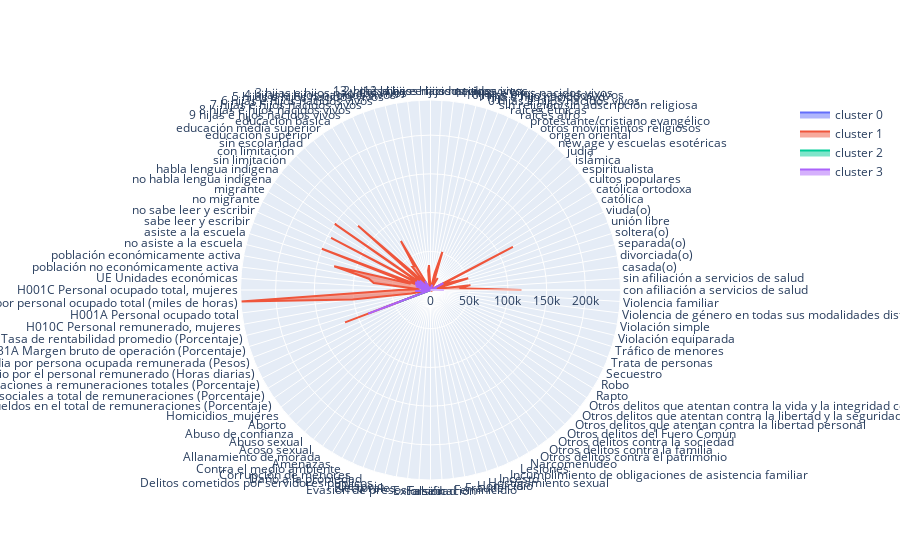

Notebook cell for this chart:
### Code cell
fig = go.Figure()

for i,row in aux.iterrows():
    fig.add_trace(go.Scatterpolar(r=row.values,
                                  theta=varc,
                                  fill='toself',
                                  name=f'cluster {i}'))
fig.show()

### Figure 1 — Plotly figure (JSON) as saved in the notebook; plotly's stock layout.template omitted (floating-point values rounded to 4 significant figures)
{"data": [{"fill": "toself", "name": "cluster 0", "r": [5184.0, 1731.0, 2503.0, 82.34, 440.0, 1977.0, 1360.0, 554.0, 5701.0, 0.0715, 0.5098, 1.431, 0.09016, 0.6891, 0.1813, 0.2528, 0.05181, 806.0, 0.2332, 0.8352, 400.1, 2041.0, 865.7, 72.09, 42.02, 38.06, 37.87, 1194.0, 1063.0, 587.0, 349.5, 235.8, 165.7, 129.4, 91.94, 4334.0, 1261.0, 730.9, 581.9, 1526.0, 5390.0, 790.1, 6125.0, 319.2, 6592.0, 630.6, 6278.0, 1068.0, 5848.0, 2860.0, 4040.0, 633.4, 829.0, 4177.0, 1847.0, 322.2, 29.62, 21.73, 66790.0, 9.454, 1.442, 8.451, 89.65, 0.1534, 0.04041, 2.164, 2.452, 0.5275, 1.404, 12.24, 0.2176, 0.113, 13.8, 1.375, 4.631, 0.5751, 0, 0.8622, 0.2684, 0.9254, 0.142, 5.969, 7.344, 0.2197, 0, 2.321, 20.52, 4.245, 1.07, 1.244, 0.5534, 15.93, 1.856, 1.117, 0.9585, 0.003109, 37.08, 0.08187, 0.03212, 0, 0.6508, 1.538, 0.687, 19.45], "theta": ["con afiliación a servicios de salud", "sin afiliación a servicios de salud", "casada(o)", "divorciada(o)", "separada(o)", "soltera(o)", "unión libre", "viuda(o)", "católica", "católica ortodoxa", "cultos populares", "espiritualista", "islámica", "judía", "new age y escuelas esotéricas", "origen oriental", "otros movimientos religiosos", "protestante/cristiano evangélico", "raíces afro", "raíces étnicas", "sin religión/sin adscripción religiosa", "0 hijas e hijos nacidos vivos", "1 hija e hijo nacido vivo", "10 hijas e hijos nacidos vivos", "11 hijas e hijos nacidos vivos", "12 hijas e hijos nacidos vivos", "13 y más hijas e hijos nacidos vivos", "2 hijas e hijos nacidos vivos", "3 hijas e hijos nacidos vivos", "4 hijas e hijos nacidos vivos", "5 hijas e hijos nacidos vivos", "6 hijas e hijos nacidos vivos", "7 hijas e hijos nacidos vivos", "8 hijas e hijos nacidos vivos", "9 hijas e hijos nacidos vivos", "educación básica", "educación media superior", "educación superior", "sin escolaridad", "con limitación", "sin limitación", "habla lengua indígena", "no habla lengua indígena", "migrante", "no migrante", "no sabe leer y escribir", "sabe leer y escribir", "asiste a la escuela", "no asiste a la escuela", "población económicamente activa", "población no económicamente activa", "UE Unidades económicas", "H001C Personal ocupado total, mujeres", "H001D Horas trabajadas por personal ocupado total (miles de horas)", "H001A Personal ocupado total", "H010C Personal remunerado, mujeres", "A534A Tasa de rentabilidad promedio (Porcentaje)", "A231A Margen bruto de operación (Porcentaje)", "A171A Remuneración media por persona ocupada remunerada (Pesos)", "A192A Horas diarias trabajadas en promedio por el personal remunerado (Horas diarias)", "A181A Indemnizaciones y liquidaciones a remuneraciones totales (Porcentaje)", "A154A Prestaciones sociales a total de remuneraciones (Porcentaje)", "A141A Participación de los salarios y sueldos en el total de remuneraciones (Porcentaje)", "Homicidios_mujeres", "Aborto", "Abuso de confianza", "Abuso sexual", "Acoso sexual", "Allanamiento de morada", "Amenazas", "Contra el medio ambiente", "Corrupción de menores", "Daño a la propiedad", "Delitos cometidos por servidores públicos", "Despojo", "Electorales", "Evasión de presos", "Extorsión", "Falsedad", "Falsificación", "Feminicidio", "Fraude", "Homicidio", "Hostigamiento sexual", "Incesto", "Incumplimiento de obligaciones de asistencia familiar", "Lesiones", "Narcomenudeo", "Otros delitos contra el patrimonio", "Otros delitos contra la familia", "Otros delitos contra la sociedad", "Otros delitos del Fuero Común", "Otros delitos que atentan contra la libertad personal", "Otros delitos que atentan contra la libertad y la seguridad sexual", "Otros delitos que atentan contra la vida y la integridad corporal", "Rapto", "Robo", "Secuestro", "Trata de personas", "Tráfico de menores", "Violación equiparada", "Violación simple", "Violencia de género en todas sus modalidades distinta a la violencia familiar", "Violencia familiar"], "type": "scatterpolar"}, {"fill": "toself", "name": "cluster 1", "r": [117500.0, 37430.0, 51950.0, 4781.0, 10290.0, 51040.0, 26300.0, 10650.0, 120100.0, 9.882, 27.15, 59.71, 11.16, 105.8, 16.73, 57.36, 6.76, 18030.0, 72.2, 39.41, 16310.0, 51510.0, 21760.0, 555.5, 312.4, 269.4, 284.6, 32110.0, 25390.0, 11000.0, 5193.0, 2840.0, 1701.0, 1184.0, 759.2, 73860.0, 37300.0, 38400.0, 5192.0, 30040.0, 125000.0, 4706.0, 150300.0, 9827.0, 144900.0, 4640.0, 150100.0, 26890.0, 128100.0, 80920.0, 73870.0, 14210.0, 41010.0, 245300.0, 101300.0, 25250.0, 42.6, 22.54, 118000.0, 9.223, 24.87, 12.05, 80.75, 6.225, 3.642, 143.5, 129.5, 34.56, 60.57, 523.2, 8.917, 13.69, 611.4, 104.5, 127.6, 9.652, 0.5931, 39.78, 18.57, 74.83, 3.642, 469.5, 158.2, 8.735, 0.05392, 96.02, 845.9, 434.2, 72.5, 66.25, 39.12, 901.0, 98.54, 51.42, 57.76, 0.6422, 2939.0, 2.235, 3.348, 0.152, 26.74, 65, 29.09, 1158.0], "theta": ["con afiliación a servicios de salud", "sin afiliación a servicios de salud", "casada(o)", "divorciada(o)", "separada(o)", "soltera(o)", "unión libre", "viuda(o)", "católica", "católica ortodoxa", "cultos populares", "espiritualista", "islámica", "judía", "new age y escuelas esotéricas", "origen oriental", "otros movimientos religiosos", "protestante/cristiano evangélico", "raíces afro", "raíces étnicas", "sin religión/sin adscripción religiosa", "0 hijas e hijos nacidos vivos", "1 hija e hijo nacido vivo", "10 hijas e hijos nacidos vivos", "11 hijas e hijos nacidos vivos", "12 hijas e hijos nacidos vivos", "13 y más hijas e hijos nacidos vivos", "2 hijas e hijos nacidos vivos", "3 hijas e hijos nacidos vivos", "4 hijas e hijos nacidos vivos", "5 hijas e hijos nacidos vivos", "6 hijas e hijos nacidos vivos", "7 hijas e hijos nacidos vivos", "8 hijas e hijos nacidos vivos", "9 hijas e hijos nacidos vivos", "educación básica", "educación media superior", "educación superior", "sin escolaridad", "con limitación", "sin limitación", "habla lengua indígena", "no habla lengua indígena", "migrante", "no migrante", "no sabe leer y escribir", "sabe leer y escribir", "asiste a la escuela", "no asiste a la escuela", "población económicamente activa", "población no económicamente activa", "UE Unidades económicas", "H001C Personal ocupado total, mujeres", "H001D Horas trabajadas por personal ocupado total (miles de horas)", "H001A Personal ocupado total", "H010C Personal remunerado, mujeres", "A534A Tasa de rentabilidad promedio (Porcentaje)", "A231A Margen bruto de operación (Porcentaje)", "A171A Remuneración media por persona ocupada remunerada (Pesos)", "A192A Horas diarias trabajadas en promedio por el personal remunerado (Horas diarias)", "A181A Indemnizaciones y liquidaciones a remuneraciones totales (Porcentaje)", "A154A Prestaciones sociales a total de remuneraciones (Porcentaje)", "A141A Participación de los salarios y sueldos en el total de remuneraciones (Porcentaje)", "Homicidios_mujeres", "Aborto", "Abuso de confianza", "Abuso sexual", "Acoso sexual", "Allanamiento de morada", "Amenazas", "Contra el medio ambiente", "Corrupción de menores", "Daño a la propiedad", "Delitos cometidos por servidores públicos", "Despojo", "Electorales", "Evasión de presos", "Extorsión", "Falsedad", "Falsificación", "Feminicidio", "Fraude", "Homicidio", "Hostigamiento sexual", "Incesto", "Incumplimiento de obligaciones de asistencia familiar", "Lesiones", "Narcomenudeo", "Otros delitos contra el patrimonio", "Otros delitos contra la familia", "Otros delitos contra la sociedad", "Otros delitos del Fuero Común", "Otros delitos que atentan contra la libertad personal", "Otros delitos que atentan contra la libertad y la seguridad sexual", "Otros delitos que atentan contra la vida y la integridad corporal", "Rapto", "Robo", "Secuestro", "Trata de personas", "Tráfico de menores", "Violación equiparada", "Violación simple", "Violencia de género en todas sus modalidades distinta a la violencia familiar", "Violencia familiar"], "type": "scatterpolar"}, {"fill": "toself", "name": "cluster 2", "r": [1381.0, 387.9, 665.8, 11.91, 104.0, 499.6, 333.5, 154.0, 1469.0, 0.007772, 0.07254, 0.2889, 0.01425, 0.171, 0.02073, 0.02979, 0.007772, 214.0, 0.01813, 0.2474, 84.12, 520.2, 215.4, 22.87, 12.38, 10.98, 9.153, 285.2, 249.5, 150.5, 98.71, 71.06, 51.97, 41.2, 29.34, 1159.0, 289.8, 132.3, 186.2, 426.0, 1343.0, 408.2, 1361.0, 83.22, 1685.0, 219.8, 1548.0, 255.3, 1513.0, 591.1, 1173.0, 179.9, 188.6, 764.5, 366.0, 36.66, 34.54, 24.58, 43230.0, 8.678, 0.3748, 1.741, 91.58, 0.01943, 0, 0.3381, 0.3679, 0.1049, 0.2306, 2.633, 0.0285, 0.01943, 2.267, 0.3795, 1.115, 0.1801, 0, 0.09715, 0.06736, 0.1528, 0.003886, 0.9093, 1.421, 0.04404, 0, 0.2902, 3.455, 0.2785, 0.2228, 0.1865, 0.09974, 1.677, 0.2591, 0.1826, 0.1554, 0, 5.019, 0, 0, 0, 0.1347, 0.2902, 0.05699, 3.332], "theta": ["con afiliación a servicios de salud", "sin afiliación a servicios de salud", "casada(o)", "divorciada(o)", "separada(o)", "soltera(o)", "unión libre", "viuda(o)", "católica", "católica ortodoxa", "cultos populares", "espiritualista", "islámica", "judía", "new age y escuelas esotéricas", "origen oriental", "otros movimientos religiosos", "protestante/cristiano evangélico", "raíces afro", "raíces étnicas", "sin religión/sin adscripción religiosa", "0 hijas e hijos nacidos vivos", "1 hija e hijo nacido vivo", "10 hijas e hijos nacidos vivos", "11 hijas e hijos nacidos vivos", "12 hijas e hijos nacidos vivos", "13 y más hijas e hijos nacidos vivos", "2 hijas e hijos nacidos vivos", "3 hijas e hijos nacidos vivos", "4 hijas e hijos nacidos vivos", "5 hijas e hijos nacidos vivos", "6 hijas e hijos nacidos vivos", "7 hijas e hijos nacidos vivos", "8 hijas e hijos nacidos vivos", "9 hijas e hijos nacidos vivos", "educación básica", "educación media superior", "educación superior", "sin escolaridad", "con limitación", "sin limitación", "habla lengua indígena", "no habla lengua indígena", "migrante", "no migrante", "no sabe leer y escribir", "sabe leer y escribir", "asiste a la escuela", "no asiste a la escuela", "población económicamente activa", "población no económicamente activa", "UE Unidades económicas", "H001C Personal ocupado total, mujeres", "H001D Horas trabajadas por personal ocupado total (miles de horas)", "H001A Personal ocupado total", "H010C Personal remunerado, mujeres", "A534A Tasa de rentabilidad promedio (Porcentaje)", "A231A Margen bruto de operación (Porcentaje)", "A171A Remuneración media por persona ocupada remunerada (Pesos)", "A192A Horas diarias trabajadas en promedio por el personal remunerado (Horas diarias)", "A181A Indemnizaciones y liquidaciones a remuneraciones totales (Porcentaje)", "A154A Prestaciones sociales a total de remuneraciones (Porcentaje)", "A141A Participación de los salarios y sueldos en el total de remuneraciones (Porcentaje)", "Homicidios_mujeres", "Aborto", "Abuso de confianza", "Abuso sexual", "Acoso sexual", "Allanamiento de morada", "Amenazas", "Contra el medio ambiente", "Corrupción de menores", "Daño a la propiedad", "Delitos cometidos por servidores públicos", "Despojo", "Electorales", "Evasión de presos", "Extorsión", "Falsedad", "Falsificación", "Feminicidio", "Fraude", "Homicidio", "Hostigamiento sexual", "Incesto", "Incumplimiento de obligaciones de asistencia familiar", "Lesiones", "Narcomenudeo", "Otros delitos contra el patrimonio", "Otros delitos contra la familia", "Otros delitos contra la sociedad", "Otros delitos del Fuero Común", "Otros delitos que atentan contra la libertad personal", "Otros delitos que atentan contra la libertad y la seguridad sexual", "Otros delitos que atentan contra la vida y la integridad corporal", "Rapto", "Robo", "Secuestro", "Trata de personas", "Tráfico de menores", "Violación equiparada", "Violación simple", "Violencia de género en todas sus modalidades distinta a la violencia familiar", "Violencia familiar"], "type": "scatterpolar"}, {"fill": "toself", "name": "cluster 3", "r": [17310.0, 5979.0, 8186.0, 404.3, 1520.0, 7014.0, 4471.0, 1703.0, 18770.0, 0.3626, 2.523, 8.036, 0.5725, 3.746, 1.16, 2.424, 0.3282, 2840.0, 2.151, 5.153, 1642.0, 7190.0, 3034.0, 196.8, 113.3, 102.7, 103.4, 4253.0, 3631.0, 1853.0, 1050.0, 683.0, 466.4, 361.6, 249.7, 13550.0, 4609.0, 3341.0, 1775.0, 4728.0, 18570.0, 2365.0, 20930.0, 1145.0, 22130.0, 1852.0, 21420.0, 3828.0, 19470.0, 10900.0, 12360.0, 2197.0, 3591.0, 19800.0, 8413.0, 1730.0, 32.56, 23.12, 86100.0, 9.571, 4.139, 9.281, 86.64, 0.8149, 0.2271, 12.05, 10.65, 2.406, 6.389, 57.53, 1.137, 0.6565, 63.36, 6.29, 16.65, 1.769, 0.05916, 3.966, 1.468, 5.366, 0.6164, 32.22, 25.88, 1.095, 0, 13.1, 105.0, 23.01, 4.544, 4.803, 2.985, 89.86, 8.431, 5.239, 5.011, 0.03053, 226.8, 0.4542, 0.2061, 0, 2.802, 6.903, 3.164, 99.15], "theta": ["con afiliación a servicios de salud", "sin afiliación a servicios de salud", "casada(o)", "divorciada(o)", "separada(o)", "soltera(o)", "unión libre", "viuda(o)", "católica", "católica ortodoxa", "cultos populares", "espiritualista", "islámica", "judía", "new age y escuelas esotéricas", "origen oriental", "otros movimientos religiosos", "protestante/cristiano evangélico", "raíces afro", "raíces étnicas", "sin religión/sin adscripción religiosa", "0 hijas e hijos nacidos vivos", "1 hija e hijo nacido vivo", "10 hijas e hijos nacidos vivos", "11 hijas e hijos nacidos vivos", "12 hijas e hijos nacidos vivos", "13 y más hijas e hijos nacidos vivos", "2 hijas e hijos nacidos vivos", "3 hijas e hijos nacidos vivos", "4 hijas e hijos nacidos vivos", "5 hijas e hijos nacidos vivos", "6 hijas e hijos nacidos vivos", "7 hijas e hijos nacidos vivos", "8 hijas e hijos nacidos vivos", "9 hijas e hijos nacidos vivos", "educación básica", "educación media superior", "educación superior", "sin escolaridad", "con limitación", "sin limitación", "habla lengua indígena", "no habla lengua indígena", "migrante", "no migrante", "no sabe leer y escribir", "sabe leer y escribir", "asiste a la escuela", "no asiste a la escuela", "población económicamente activa", "población no económicamente activa", "UE Unidades económicas", "H001C Personal ocupado total, mujeres", "H001D Horas trabajadas por personal ocupado total (miles de horas)", "H001A Personal ocupado total", "H010C Personal remunerado, mujeres", "A534A Tasa de rentabilidad promedio (Porcentaje)", "A231A Margen bruto de operación (Porcentaje)", "A171A Remuneración media por persona ocupada remunerada (Pesos)", "A192A Horas diarias trabajadas en promedio por el personal remunerado (Horas diarias)", "A181A Indemnizaciones y liquidaciones a remuneraciones totales (Porcentaje)", "A154A Prestaciones sociales a total de remuneraciones (Porcentaje)", "A141A Participación de los salarios y sueldos en el total de remuneraciones (Porcentaje)", "Homicidios_mujeres", "Aborto", "Abuso de confianza", "Abuso sexual", "Acoso sexual", "Allanamiento de morada", "Amenazas", "Contra el medio ambiente", "Corrupción de menores", "Daño a la propiedad", "Delitos cometidos por servidores públicos", "Despojo", "Electorales", "Evasión de presos", "Extorsión", "Falsedad", "Falsificación", "Feminicidio", "Fraude", "Homicidio", "Hostigamiento sexual", "Incesto", "Incumplimiento de obligaciones de asistencia familiar", "Lesiones", "Narcomenudeo", "Otros delitos contra el patrimonio", "Otros delitos contra la familia", "Otros delitos contra la sociedad", "Otros delitos del Fuero Común", "Otros delitos que atentan contra la libertad personal", "Otros delitos que atentan contra la libertad y la seguridad sexual", "Otros delitos que atentan contra la vida y la integridad corporal", "Rapto", "Robo", "Secuestro", "Trata de personas", "Tráfico de menores", "Violación equiparada", "Violación simple", "Violencia de género en todas sus modalidades distinta a la violencia familiar", "Violencia familiar"], "type": "scatterpolar"}], "layout": {}}
